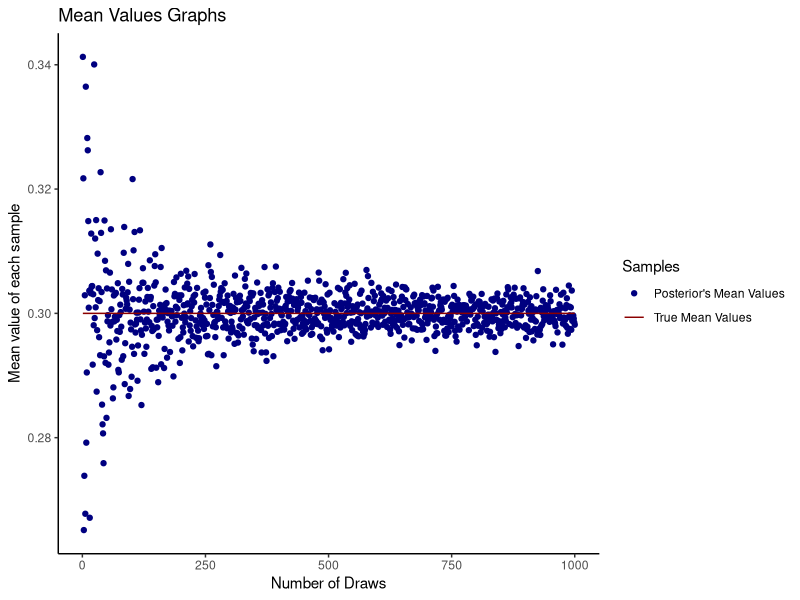
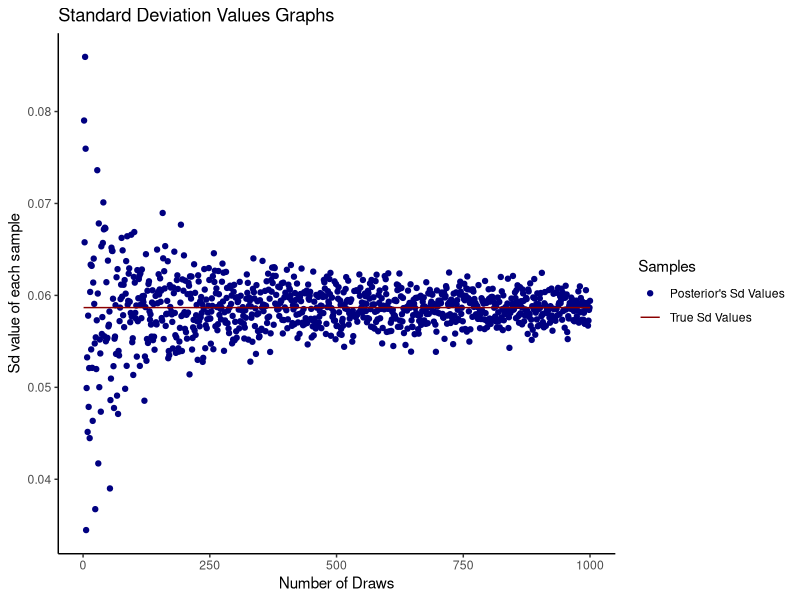
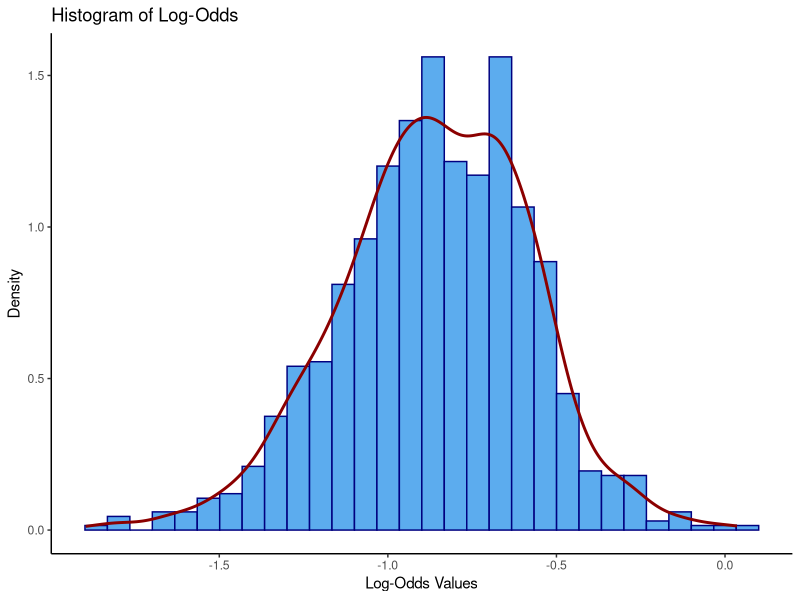
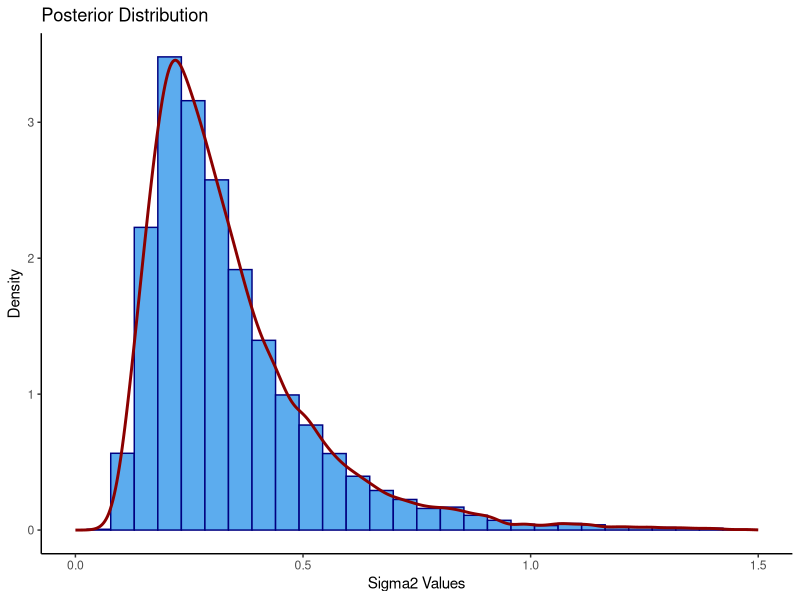

These charts were generated, in order, by the following R code: (Note: this script raises an error after producing the figures.)
## ---- chunk 1
knitr::opts_chunk$set(echo = TRUE, warning = FALSE)
knitr::opts_chunk$set(tidy.opts = list(width.cutoff = 60), tidy = TRUE)
## ---- chunk 2
# task 1a true mean, var & sd
a0 <- 5
b0 <- 5
n <- 50
s <- 13
f <- 50 - 13
mean_true <- (a0 + s)/(a0 + s + b0 + f)
var_true <- ((a0 + s)*(b0 + f)) / (((a0 + s + b0 + f)^2)*(a0 + s + b0 + f + 1))
sd_true <- sqrt(var_true)
## ---- chunk 3
set.seed(12345)

# calculate posterior's mean
mean_posterior = c()
for (i in 1:1000) {
# rbeta generates random deviates
  mean_posterior[i] = mean(rbeta(n = i, shape1 = a0 + s, shape2 = b0 + f)) 
}

# calculate posterior's sd
sd_posterior = c()
for (i in 1:1000) {
  sd_posterior[i] = sd(rbeta(n = i, shape1 = a0 + s, shape2 = b0 + f))
}

# df for plots
df_plot1 <- data.frame("draws" = 1:1000,
                       "mean_true" = mean_true,
                       "sd_true" = sd_true,
                       "mean_posterior" = mean_posterior,
                       "sd_posterior" = sd_posterior)

library(ggplot2)

# plot for mean values
ggplot(df_plot1) +
  geom_point(aes( x = draws, y = mean_posterior, color = "nany")) +
  geom_line(aes(x = draws, y = mean_true, color = "red4")) +
  theme(legend.position="right") +
  scale_color_manual(values=c('navy','red4'),
                     name = "Samples",
                     labels = c("Posterior's Mean Values","True Mean Values" )) +
  ggtitle("Mean Values Graphs") +
  xlab("Number of Draws") +
  ylab("Mean value of each sample") +
  theme_classic()
## ---- chunk 4
# plot for sd values
ggplot(df_plot1) +
  geom_point(aes( x = draws, y = sd_posterior, color = "nany")) +
  geom_line(aes(x = draws, y = sd_true, color = "red4")) +
  theme(legend.position="right") +
  scale_color_manual(values=c('navy','red4'),
                     name = "Samples",
                     labels = c("Posterior's Sd Values","True Sd Values" )) +
  ggtitle("Standard Deviation Values Graphs") +
  xlab("Number of Draws") +
  ylab("Sd value of each sample") +
  theme_classic()
## ---- chunk 5
set.seed(12345)

#generates 1,000 random deviates.
posterior_sample <- rbeta(n = 1000, shape1 = a0+s, shape2 = b0+f)

#posterior probability
posterior_prob <- sum(posterior_sample < 0.3)/1000

#exact posterior prob
#pbeta the distribution function
exact_prob <- pbeta(q = 0.3, shape1 = a0+s, shape2 = b0+f)
## ---- chunk 6
phi <- log(posterior_sample/(1-posterior_sample))

df_plot2 <- data.frame("phi" =phi)

ggplot(df_plot2, aes(x=phi)) +
  geom_histogram(bins = 30, color = "navy", fill = "steelblue2", aes(y=..density..)) +
  geom_density(colour = "red4", size = 1) +
  ggtitle("Histogram of Log-Odds") +
  xlab("Log-Odds Values") +
  ylab("Density") +
  theme_classic()
## ---- chunk 7
#observations
obs <- c(33,24,48,32,55,74,23,76,17)

tau_2 <- sum((log(obs) - 3.5)^2)/9


#generates 10,000 random deviates.
set.seed(12345)
sigma2 <- c()
for (i in 1:10000){
  values<- rchisq(1,9)
  sigma2[i] <- 9*tau_2 / values
}

df_plot2 <- data.frame("sigma2" = sigma2)

ggplot(df_plot2, aes(x=sigma2)) +
  geom_histogram(bins = 30, color = "navy", fill = "steelblue2", aes(y=..density..)) +
  geom_density(colour = "red4", size = 1) +
  scale_x_continuous(limits = c(0,1.5)) +
  ggtitle("Posterior Distribution") +
  xlab("Sigma2 Values") +
  ylab("Density") +
  theme_classic()
## ---- chunk 8
#Gini calculation 
gini <- 2*pnorm(sqrt(sigma2)/sqrt(2)) - 1
## ---- chunk 9
#producing sample quantiles corresponding to the probabilities
intervals <- quantile(gini, probs = c(0.025,0.975))
## ---- chunk 10
#kernel density estimation
gini_density <- density(gini)

df_density <- data.frame(
  #the n coordinates of the points where the density is estimated
  "coord" = gini_density$x,
  #the estimated density values
  "estimated_vals" = gini_density$y)

#order/sort the estimated density values
df_density <- df_density[order(gini_density$y, decreasing = TRUE),]

hpdi <- hdi(df_density$estimated_vals, 0.95)
## ---- chunk 11
degrees <- c(285, 296, 314, 20, 299, 296, 40, 303, 326, 308)
radians = c(-2.44, 2.14, 2.54, 1.83, 2.02, 2.33, -2.79, 2.23, 2.07, 2.02)
